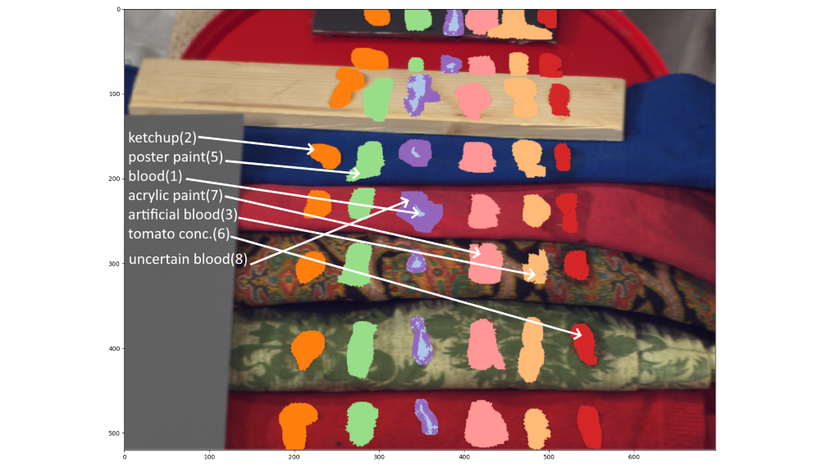
#> input picture task5_restored_images/first.png, 840 x 467 px, shrunk from 1024 x 570 before the run, given in place of mock_up_scene.png, which was not available
$ python task5.py
#> lines starting #> are read from the running program, lines starting #| are printed output that depends on the picture; pictures that were not available may be replaced by others from this repository, and a replacement may not be noted
import numpy as np
from PIL import Image
import os

def save_spectral_bands(image_path, save_dir):
    """
    Breaks an RGB image into its spectral bands and saves each band as a PNG file.

    Parameters:
        image_path (str): Path to the RGB image file.
        save_dir (str): Directory to save the spectral band PNG files.
    """
#> called with image_path = 'HyperBlood/images/mock_up_scene.png', save_dir = 'task5_output_bands'
    os.makedirs(save_dir, exist_ok=True)

    # Load the RGB image
    rgb_image = np.array(Image.open(image_path)) / 255.0  # Normalize to [0, 1]

    # Split into R, G, and B channels
    bands = [rgb_image[:, :, i] for i in range(3)]
#> bands = 3 items

    # Save each band as a separate PNG file
    for i, band in enumerate(bands):
        band_image = (band * 255).astype(np.uint8)
        save_path = os.path.join(save_dir, f"band_{i}.png")
        Image.fromarray(band_image).save(save_path)
#> this loop made 3 passes
#> pass 1, in save_spectral_bands, `band_image = (band * 255).astype(np.uint8)`:
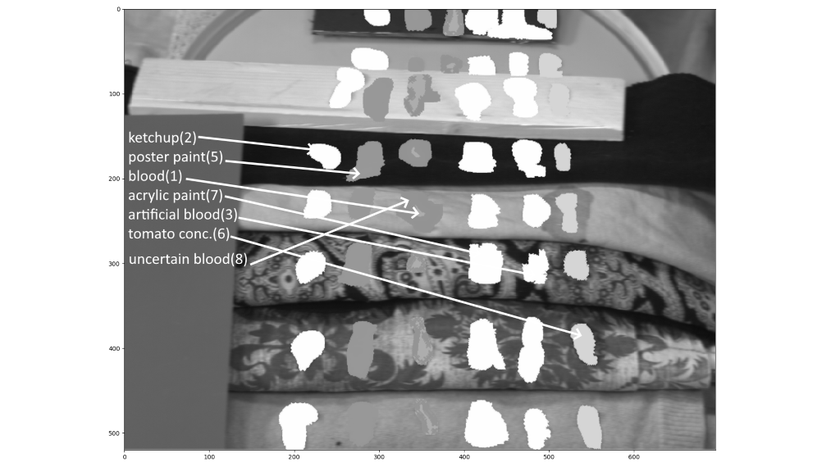
#> band_image: shape (467, 840); min 0, max 255, mean 169.2
#> pass 2, in save_spectral_bands, `band_image = (band * 255).astype(np.uint8)`:
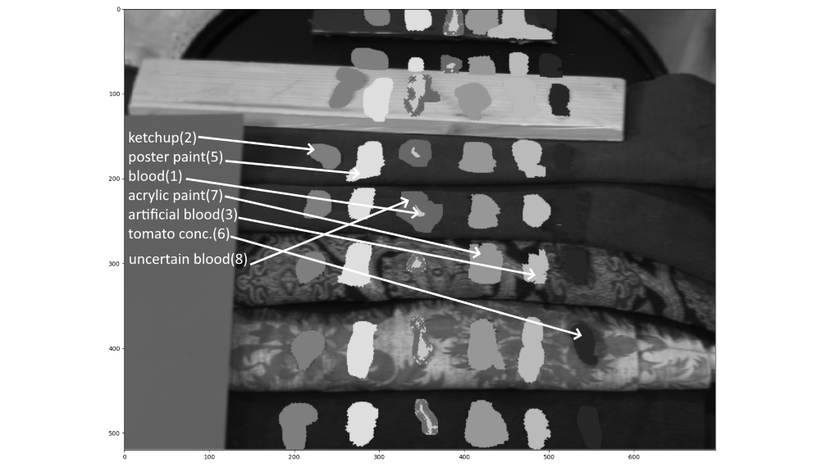
#> band_image: shape (467, 840); min 0, max 255, mean 142.9
#> pass 3, in save_spectral_bands, `band_image = (band * 255).astype(np.uint8)`:
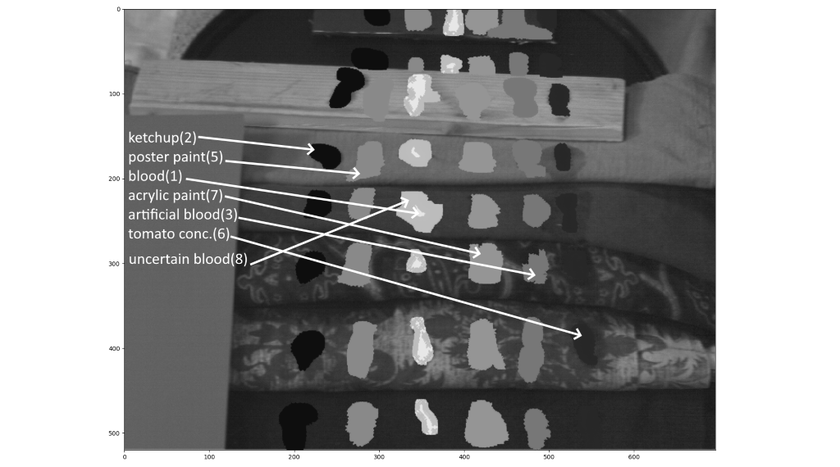
#> band_image: shape (467, 840); min 0, max 255, mean 140.3

def restore_rgb_from_bands(bands_dir, save_path):
    """
    Restores an RGB image from spectral band PNG files.

    Parameters:
        bands_dir (str): Directory containing the spectral band PNG files.
        save_path (str): Path to save the restored RGB image.
    """
#> called with bands_dir = 'task5_output_bands', save_path = 'task5_restored_images/third.png'
    # Load the spectral bands
    band_files = sorted([os.path.join(bands_dir, f) for f in os.listdir(bands_dir) if f.endswith(".png")])
    bands = [np.array(Image.open(band)) / 255.0 for band in band_files]  # Normalize to [0, 1]
#> bands = []

    # Stack the bands into an RGB image
#> (the run stopped early here; a loop or call above may not have finished)

$ run again, on task5_restored_images/second.png
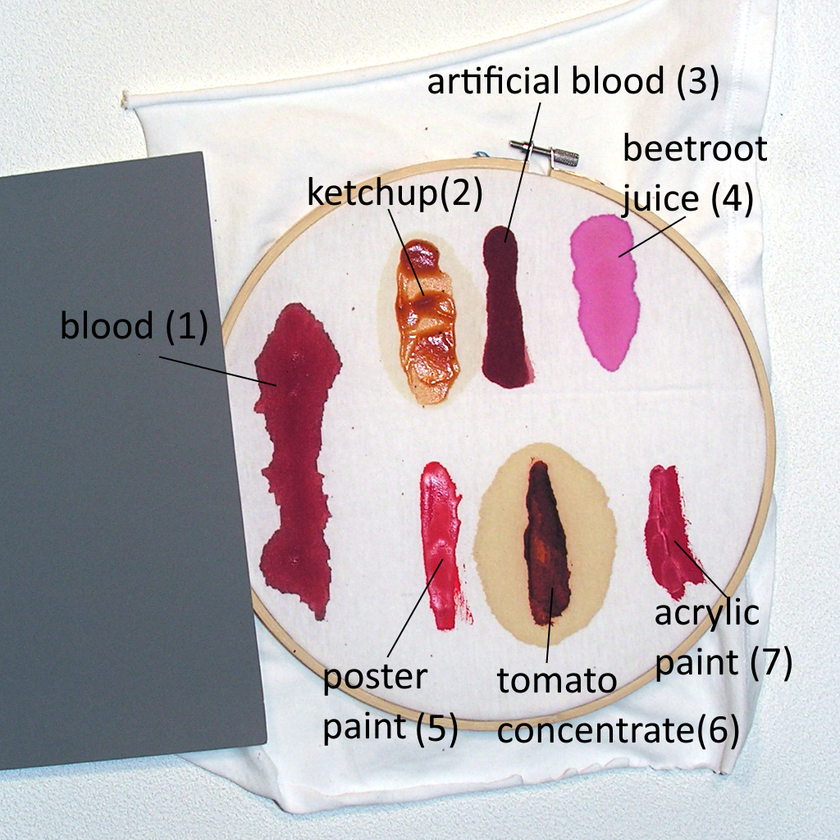
#> input picture task5_restored_images/second.png, 840 x 840 px, shrunk from 1024 x 1025 before the run, given in place of mock_up_scene.png, which was not available
#> in save_spectral_bands, `bands = [rgb_image[:, :, i] for i in range(3)]`: bands = 3 items
#> the loop in save_spectral_bands, `for i, band in enumerate(bands):` made 3 passes
#> pass 1, in save_spectral_bands, `band_image = (band * 255).astype(np.uint8)`:
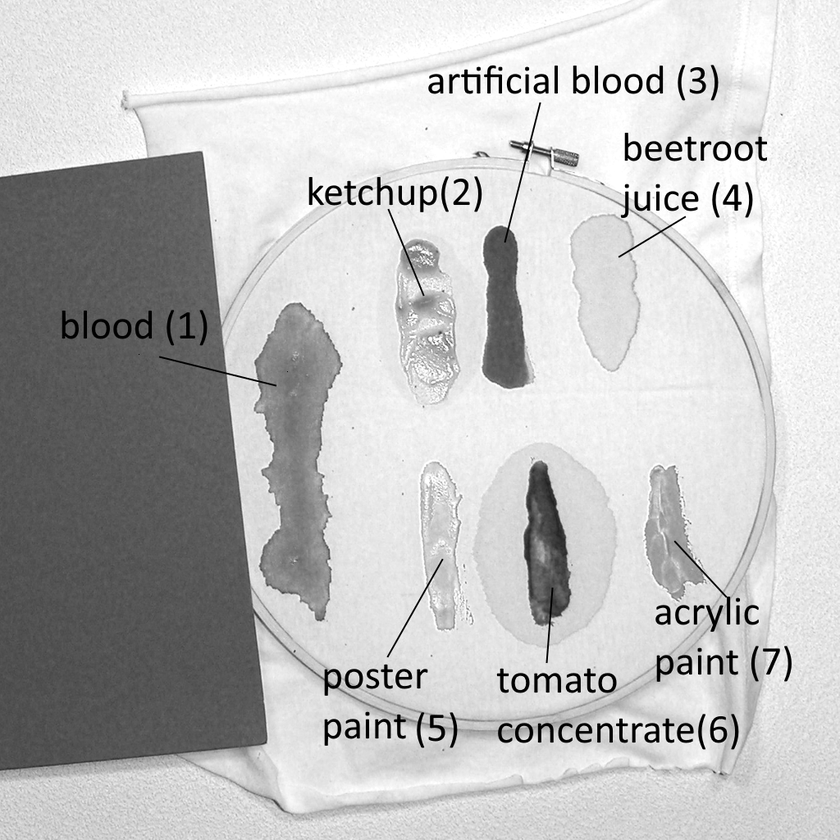
#> band_image: shape (840, 840); min 0, max 255, mean 190.7
#> pass 3, in save_spectral_bands, `band_image = (band * 255).astype(np.uint8)`:
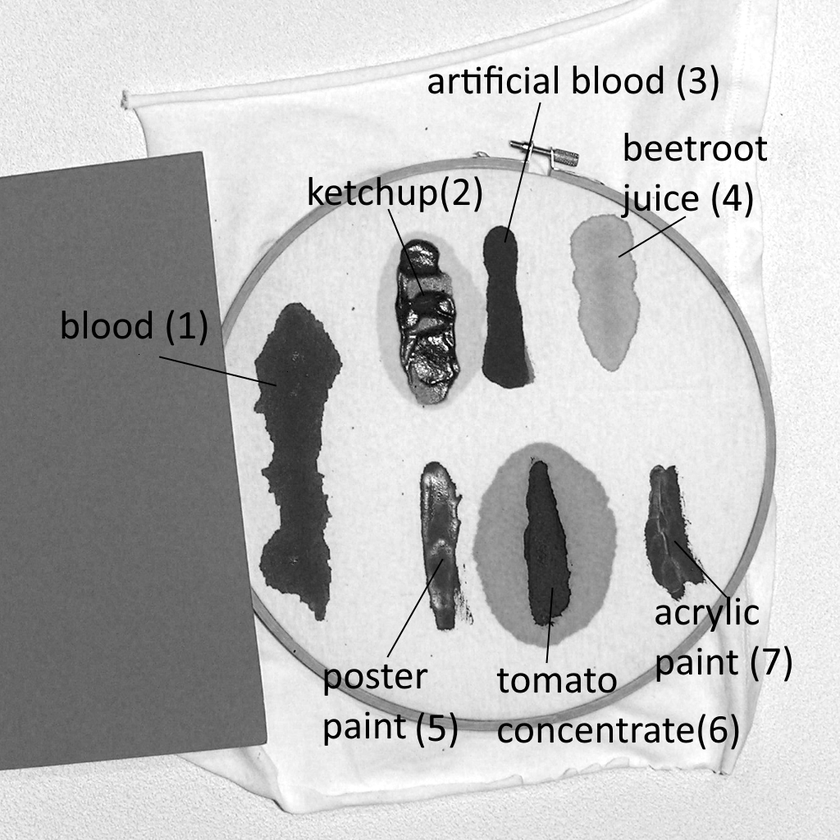
#> band_image: shape (840, 840); min 0, max 255, mean 186.5
#> in restore_rgb_from_bands, `bands = [np.array(Image.open(band)) / 255.0 for band in band_files]`: bands = []
